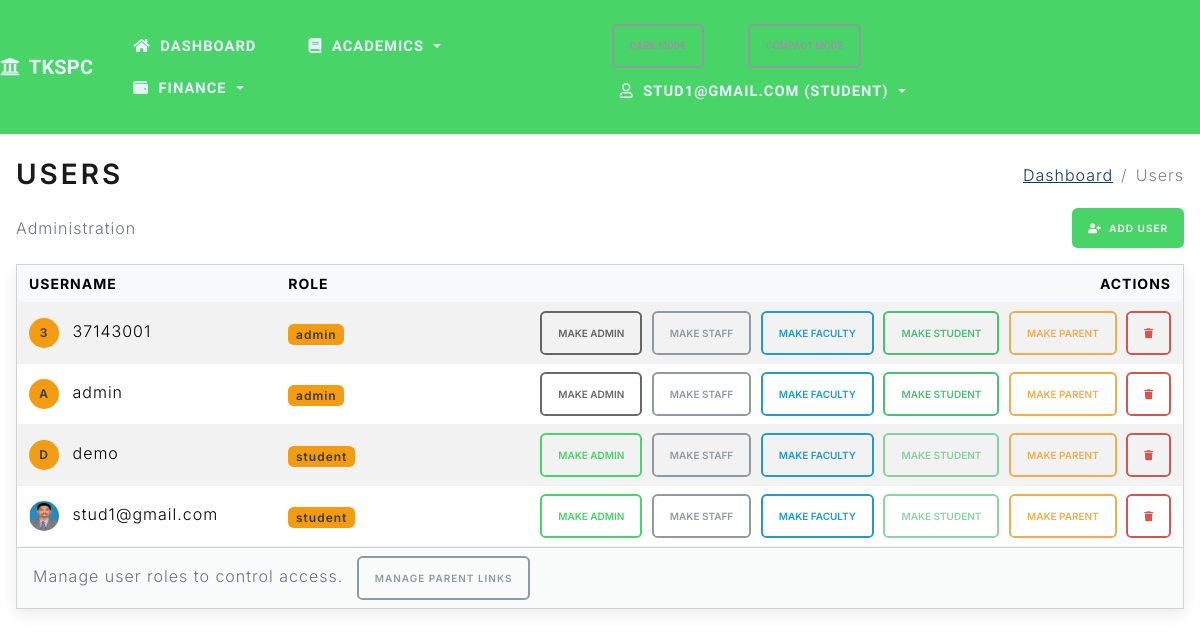
The page /admin/users (signed in) on the database its author committed.
### project/models.py (models this page shows, shortened)
class User(db.Model):
    id = db.Column(db.Integer, primary_key=True)
    username = db.Column(db.String(80), unique=True, nullable=False)
    password_hash = db.Column(db.String(256), nullable=False)
    role = db.Column(db.String(20), nullable=False, default='staff')

### project/routes.py (the view)
@app.route('/admin/users')
@crud_required('user', 'read')
def admin_users():
    users = User.query.order_by(User.username.asc()).all()
    usernames = [u.username for u in users]
    photos = {}
    for photo in UserPhoto.query.filter(UserPhoto.username.in_(usernames)).all():
        photos[photo.username] = url_for('static', filename=photo.file_path.lstrip('/'))
    return render_template('users.html', title='Users', users=users, photos=photos)

### project/routes.py (called while the page is built)
def crud_required(resource: str, action: str):
    def decorator(fn):
        @wraps(fn)
        def wrapper(*args, **kwargs):
            if not session.get('logged_in'):
                flash('Please log in to access this page.', 'warning')
                return redirect(url_for('login', next=request.path))
            role = session.get('role')
            allowed = CRUD_PERMISSIONS.get(resource, {}).get(action, [])
            if role not in allowed:
                flash('You are not authorized to perform this action.', 'danger')
                return redirect(url_for('index'))
            return fn(*args, **kwargs)
        return wrapper
    return decorator

### project/templates/users.html (shortened to what this page needs)
{% extends 'base.html' %}
{% block page_title %}<h2 class="mb-0">Users</h2>{% endblock %}
{% block breadcrumbs %}
  <li class="breadcrumb-item"><a href="{{ url_for('dashboard') }}">Dashboard</a></li>
  <li class="breadcrumb-item active" aria-current="page">Users</li>
{% endblock %}
{% block content %}
<div class="d-flex justify-content-between align-items-center mb-3">
  <span class="text-muted">Administration</span>
  <a href="{{ url_for('add_user') }}" class="btn btn-primary btn-sm"><i class="fas fa-user-plus me-1"></i> Add User</a>
</div>
<div class="card">
  <div class="card-body p-0">
    <div class="table-responsive">
      <table class="table table-striped table-sm mb-0">
        <thead>
          <tr>
            <th>Username</th>
            <th>Role</th>
            <th class="text-end" style="min-width: 500px;">Actions</th>
          </tr>
        </thead>
        <tbody>
          {% for u in users %}
          <tr>
            <td>
              {% if photos.get(u.username) %}
              <img src="{{ photos[u.username] }}" class="rounded-circle me-2" style="width: 30px; height: 30px;" alt="{{ u.username }}">
              {% else %}
              <span class="badge bg-secondary rounded-circle me-2" style="width: 30px; height: 30px; display: inline-flex; align-items: center; justify-content: center;">{{ u.username[0]|upper }}</span>
              {% endif %}
              {{ u.username }}
            </td>
            <td><span class="badge bg-secondary">{{ u.role }}</span></td>
            <td class="text-end text-nowrap">
              <form action="{{ url_for('admin_update_user_role', user_id=u.id) }}" method="post" class="d-inline">
                <button type="submit" class="btn btn-sm btn-outline-primary" {% if u.role == 'admin' %}disabled{% endif %}>Make Admin</button>
              </form>
              <form action="{{ url_for('admin_update_user_role', user_id=u.id) }}" method="post" class="d-inline ms-1">
                <button type="submit" class="btn btn-sm btn-outline-secondary" {% if u.role == 'staff' %}disabled{% endif %}>Make Staff</button>
              </form>
              <form action="{{ url_for('admin_update_user_role', user_id=u.id) }}" method="post" class="d-inline ms-1">
                <button type="submit" class="btn btn-sm btn-outline-info" {% if u.role == 'faculty' %}disabled{% endif %}>Make Faculty</button>
              </form>
              <form action="{{ url_for('admin_update_user_role', user_id=u.id) }}" method="post" class="d-inline ms-1">
                <button type="submit" class="btn btn-sm btn-outline-success" {% if u.role == 'student' %}disabled{% endif %}>Make Student</button>
              </form>
              <form action="{{ url_for('admin_update_user_role', user_id=u.id) }}" method="post" class="d-inline ms-1">
                <button type="submit" class="btn btn-sm btn-outline-warning" {% if u.role == 'parent' %}disabled{% endif %}>Make Parent</button>
              </form>
              <form action="{{ url_for('admin_delete_user', user_id=u.id) }}" method="post" class="d-inline ms-1" onsubmit="return confirm('Are you sure you want to delete this user?');">
                <button type="submit" class="btn btn-sm btn-outline-danger"><i class="fas fa-trash"></i></button>
              </form>
            </td>
          </tr>
          {% endfor %}
        </tbody>
      </table>
    </div>
  </div>
  <div class="card-footer text-muted">
    Manage user roles to control access.
    <a href="{{ url_for('admin_parent_links') }}" class="btn btn-sm btn-outline-secondary ms-2">Manage Parent Links</a>
  </div>
  </div>
{% endblock %}

### project/static/css/app.css (style rules this page uses)
:root { --bg: #ffffff; --text: #1f2937; --muted: #6b7280; --card-bg: #ffffff; --card-shadow: 0 0.35rem 0.9rem rgba(0,0,0,0.08); --table-header-bg: #f8f9fa; --tkspc-primary: #49d468; --tkspc-secondary: #f39c12; --tkspc-accent: #1abc9c; --link: #0b3a6d; --link-hover: #072a4d; }
body { background-color: var(--bg); color: var(--text); }
a { color: var(--link); }
.card { box-shadow: var(--card-shadow); background-color: var(--card-bg); }
table.table thead th { background-color: var(--table-header-bg); }
table.table td, table.table th { vertical-align: middle; }
.table-sm td, .table-sm th { padding: 0.5rem 0.75rem; }
.table-responsive { border-radius: 0.35rem; overflow-x: auto; -webkit-overflow-scrolling: touch; }
.text-nowrap { white-space: nowrap !important; }
.btn { border-radius: 0.35rem; }
.btn-primary { background-color: var(--tkspc-primary); border-color: var(--tkspc-primary); }
.btn-outline-primary { color: var(--tkspc-primary); border-color: var(--tkspc-primary); }
.badge.bg-secondary { background-color: var(--tkspc-secondary) !important; }
.badge { border-radius: 0.35rem; }
.text-muted { color: var(--muted) !important; }
.breadcrumb .breadcrumb-item a { color: var(--link); }

### rows shown on the page
User: username "3", username "37143001", role "admin"
User: username "A", username "admin", role "admin"
User: username "D", username "demo", role "student"
User: username (picture), username "stud1@gmail.com", role "student"

### other values the page prints
{{ session.get('user') }} "STUD1@GMAIL.COM"
{{ session.get('role', 'staff') }} "STUDENT"
